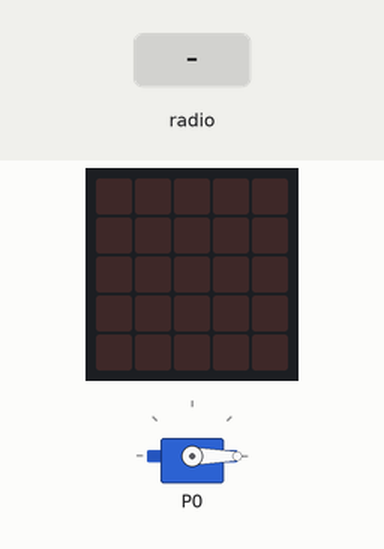
Recording of a program running on a simulated BBC micro:bit (MakeCode). On the bench: servo, the board's 5×5 LED display. Inputs (shaded band) come from the test bench.

Above: at 1.2 s.
1.3 s: radio message "A=1" arrives
At 2.5 s:
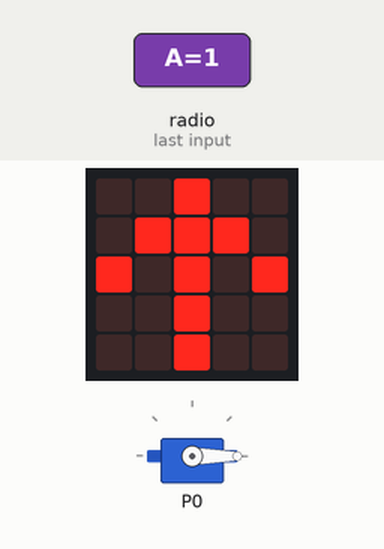
2.8 s: radio message "B=1" arrives
At 3.6 s:
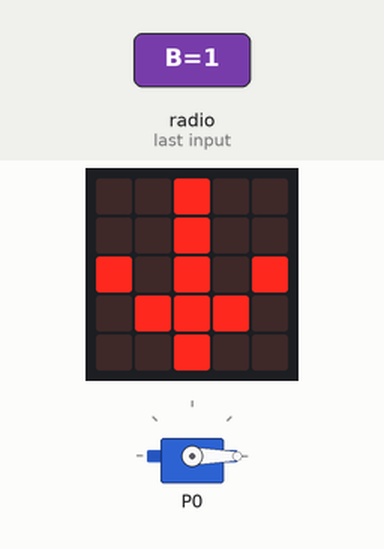
4.3 s: radio message "C=1" arrives
At 4.8 s:
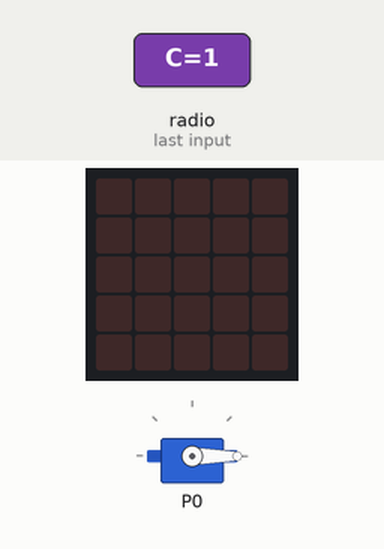
5.8 s: radio message "A=0" arrives
At 7.0 s:
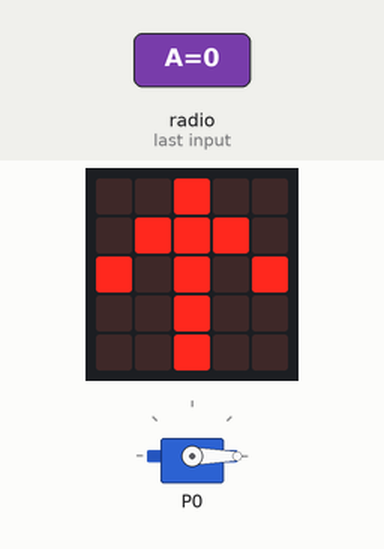
7.3 s: radio message "B=0" arrives
At 8.2 s:
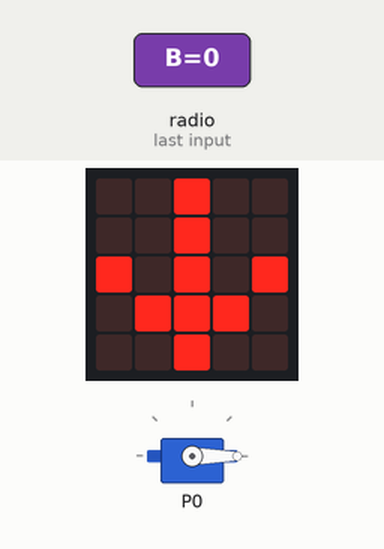
Timing chart, 0 to 9.8 s (numbered marks = the images above; inputs shaded):
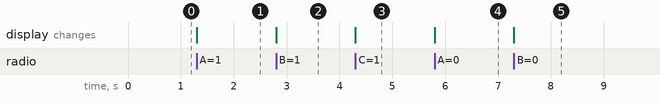

The program:

main.ts
```typescript
radio.onReceivedValue(function (name, value) {
    if (name == "A") {
        basic.showArrow(ArrowNames.North)
        anglereçu = value
    } else if (name == "B") {
        basic.showArrow(ArrowNames.South)
        anglereçu = value
    } else if (name == "C") {
        anglereçu = value
        basic.clearScreen()
    } else {
        basic.clearScreen()
    }
})
let anglereçu = 0
let angle = 0
servos.P0.setAngle(angle)
let radioGroup = 90
radio.setGroup(radioGroup)
anglereçu = 90
basic.clearScreen()
basic.forever(function () {
    servos.P0.setAngle(angle)
})
```

test.ts
```typescript
// les tests vont ici ; cela ne sera pas compilé si ce paquet est utilisé en tant qu'extension.
```

Measured:
- after the input at 1.3 s, the display: changes at once (image 1)
- after the input at 2.8 s, the display: changes at once (image 2)
- after the input at 4.3 s, the display: changes at once (image 3)
- after the input at 5.8 s, the display: changes at once (image 4)
- after the input at 7.3 s, the display: changes at once (image 5)
